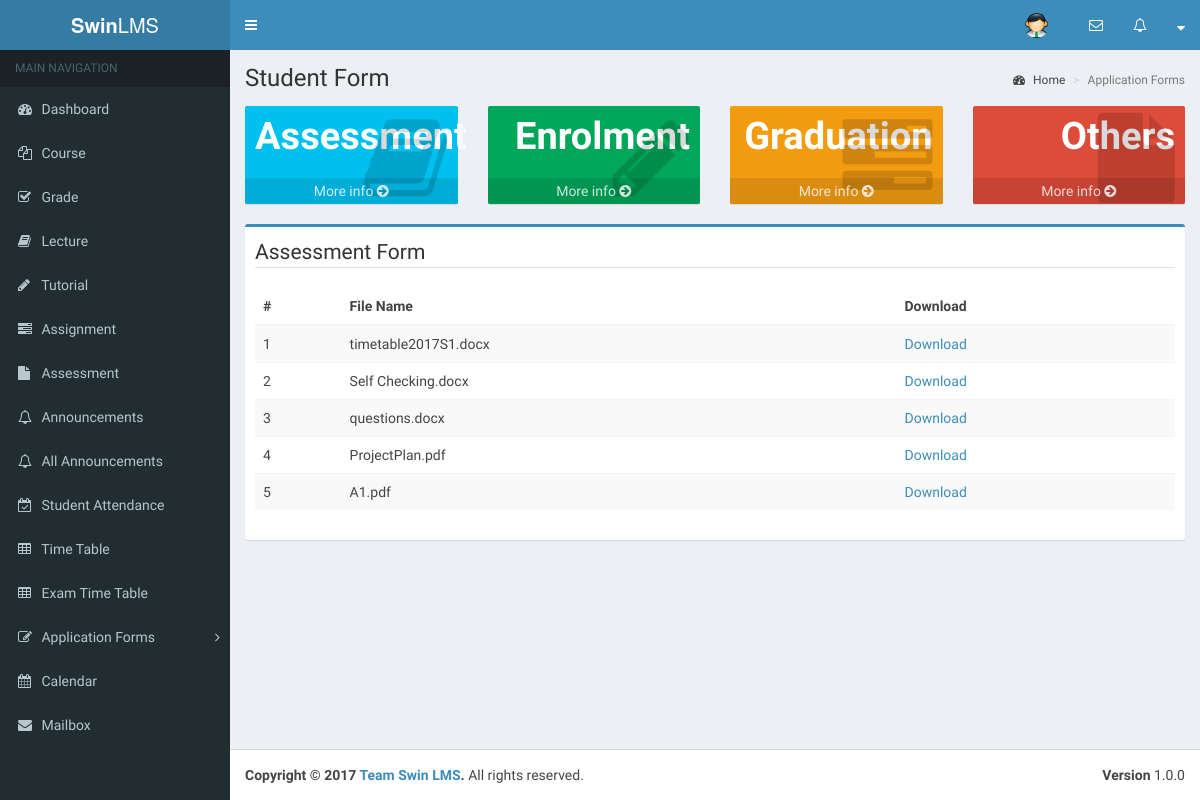
Screenshot of /lecturer/assessments.php with the database file from the repository.
### tables this page shows
CREATE TABLE `form` (
  `id` int(11) NOT NULL,
  `filename` varchar(65) NOT NULL,
  `created` datetime NOT NULL
);

### lecturer/assessments.php (the view, shortened to what this page needs)
<?php
require_once '../app/config.php';
$sql = "select id,filename from form";
$result = mysqli_query($con, $sql);
?>
<!DOCTYPE html>
<html>
		<?php include_once('first.php') ?>
	<body class="hold-transition skin-blue sidebar-mini">
		<?php include_once('header.php')?>
        <?php include_once('sidebar.php') ?>
          <div class="content-wrapper">
            <section class="content-header">
			  <h1>Student Form</h1>
			  <ol class="breadcrumb">
				<li><a href="dashboard.php"><i class="fa fa-dashboard"></i> Home</a></li>
				<li class="active">Application Forms</li>
			  </ol>
			</section>
            <section class="content">
              <div class="row">
                <div class="col-lg-3 col-xs-6">
				  <div class="small-box bg-aqua">
					<div class="inner text-right">
					  <h3>Assessment</h3>
					</div>
					<div class="icon">
                      <i class="fa fa-book"></i>
                    </div>
					<a href="assessments.php" class="small-box-footer">More info <i class="fa fa-arrow-circle-right"></i></a>
				  </div>
				</div>
				<div class="col-lg-3 col-xs-6">
				  <div class="small-box bg-green">
					<div class="inner text-right">
					  <h3>Enrolment</h3>
					</div>
					<div class="icon">
                      <i class="fa fa-pencil"></i>
                    </div>
					<a href="enrolment.php" class="small-box-footer">More info <i class="fa fa-arrow-circle-right"></i></a>
				  </div>
				</div>
				<div class="col-lg-3 col-xs-6">
				  <div class="small-box bg-yellow">
					<div class="inner text-right">
					  <h3>Graduation</h3>
					</div>
					<div class="icon">
                      <i class="fa fa-tasks"></i>
                    </div>
					<a href="graduation.php" class="small-box-footer">More info <i class="fa fa-arrow-circle-right"></i></a>
				  </div>
				</div>
				 <div class="col-lg-3 col-xs-6">
				  <div class="small-box bg-red">
					<div class="inner text-right">
					  <h3>Others</h3>
					</div>
					<div class="icon">
                      <i class="fa fa-file"></i>
                    </div>
					<a href="others.php" class="small-box-footer">More info <i class="fa fa-arrow-circle-right"></i></a>
				  </div>
				</div>
              </div>
              <div class="row">
                <section class="col-lg-12">
				  <div class="box box-primary">
                    <div class="box-header">
					 <legend>Assessment Form</legend>
						<table class="table table-striped table-hover">
							<thead>
								<tr>
									<th>#</th>
									<th>File Name</th>
									<th>Download</th>
								</tr>
							</thead>
							<tbody>
							<?php
							$i = 1;
							while($row = mysqli_fetch_array($result)) { ?>
							<tr>
								<td><?php echo $i++; ?></td>
								<td><?php echo $row['filename']; ?></td>
                                <td><a href="../admin/upload/uploads/assessment/<?php echo $row['filename']; ?>">Download</a></td>
							</tr>
							<?php } ?>
							</tbody>
						</table>
                </div>
            </div>
        </section>
        </div>
        </section>
        </div>
        <?php include_once('footer.php') ?>
	</body>
</html>

### rows the page displays
form: filename "timetable2017S1.docx"
form: filename "Self Checking.docx"
form: filename "questions.docx"
form: filename "ProjectPlan.pdf"
form: filename "A1.pdf"
